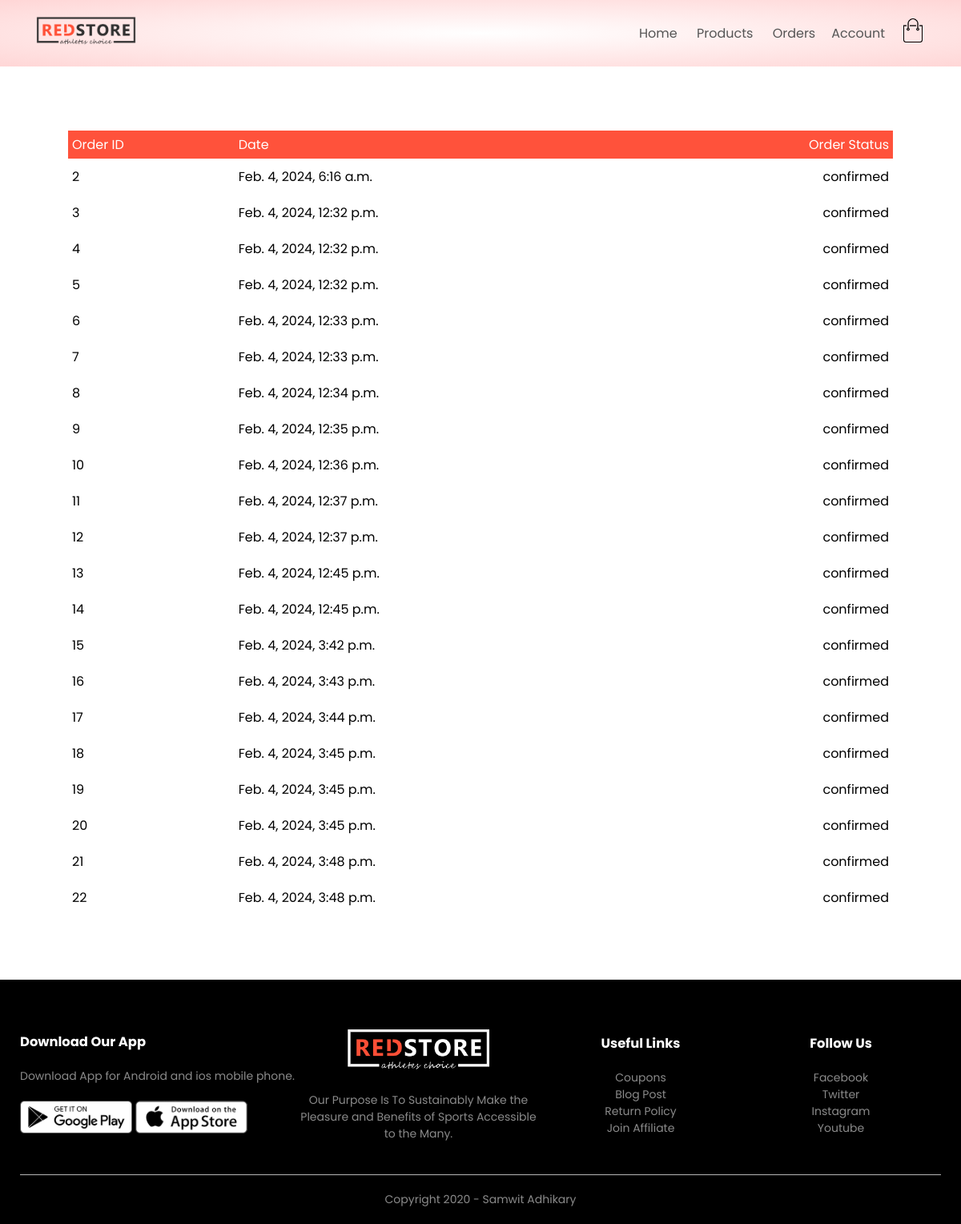
The app's page /order/orders (signed in) with its own data.
### orders/models.py (models this page shows)
class Order(models.Model):
	LIVE=1
	DELETE=0
	DELETE_CHOICES=((LIVE,'Live'),(DELETE,'Delete'))
	CART_STAGE=0
	ORDER_CONFIRMED=1
	ORDER_PROCESSED=2
	ORDER_REJECTED=4
	ORDER_DELIVERED=3
	id = models.AutoField(primary_key=True)
	owner=models.ForeignKey(Customer,on_delete=models.SET_NULL,null=True,related_name='orders')
	elete_status=models.IntegerField(choices=DELETE_CHOICES,default=LIVE)
	created_at=models.DateTimeField(auto_now_add=True)
	updated_at=models.DateTimeField(auto_now=True)
	STATUS_CHOICE=(
			(ORDER_PROCESSED,'ORDER_PROCESSED'),
			(ORDER_REJECTED,'ORDER_REJECTED'),
			(ORDER_DELIVERED,'ORDER_DELIVERED'),
			(ORDER_CONFIRMED,'ORDER_CONFIRMED')
		)
	order_status=models.IntegerField(choices=STATUS_CHOICE,default=CART_STAGE)

### orders/views.py (the view)
# urls.py: path('orders', views.show_orders, name='orders'),
@login_required(login_url='account')
def show_orders(request):
    user = request.user
    customer, created = Customer.objects.get_or_create(user=user)
    all_orders=Order.objects.filter(owner=customer).exclude(order_status=Order.CART_STAGE)
    context={'orders':all_orders}
    return render(request, 'orders.html', context)

### orders/templatetags/get_status.py (called while the page is built)
@register.simple_tag(name='get_status')
def get_status(status):
	status=status-1
	status_array=['confirmed','processed','delivered','rejected']
	return status_array[status]

### templates/orders.html
{% extends 'blank_layout.html' %}
{% block content %}
{% if error_messages %}
    {% for message in messages %}
        <li CLASS="{{message.tags}}">{{message}}</li>
    {% endfor %}
{% else %}
 {% include 'order_container.html' %}
{% endif %}
{% endblock content %}

### templates/order_container.html
{% load get_status %}
<div class="small-container cart-page">
    {% if orders %}
    <table>
        <tbody>
            <tr>
                <th>Order ID</th>
                <th>Date</th>
                <th>Order Status</th>
            </tr>
        {% for orders in orders %}
            <tr>
                <td>{{orders.id}}</td>
                <td>{{orders.created_at}}</td>
                <td>{% get_status orders.order_status %}</td>
            </tr>
        {% endfor %}
        </tbody>
    </table>
    {% else %}
    <p>Empty</p>
    {% endif %}
</div>

### ecommerce/static/css/style.css (style rules this page uses)
* { margin: 0; padding: 0; box-sizing: border-box; }
body { font-family: 'Poppins', sans-serif; }
.small-container { max-width: 1080px; margin: auto; padding-left: 25px; padding-right: 25px; }
.cart-page { margin: 80px auto; }
table { width: 100%; border-collapse: collapse; }
th { text-align: left; padding: 5px; color: #fff; background: #ff523b; font-weight: normal; }
td { padding: 10px 5px; }
td:last-child { text-align: right; }
th:last-child { text-align: right; }

### records on screen
Order: id "2", created_at "Feb. 4, 2024, 6:16 a.m.", order_status "confirmed"
Order: id "3", created_at "Feb. 4, 2024, 12:32 p.m.", order_status "confirmed"
Order: id "4", created_at "Feb. 4, 2024, 12:32 p.m.", order_status "confirmed"
Order: id "5", created_at "Feb. 4, 2024, 12:32 p.m.", order_status "confirmed"
Order: id "6", created_at "Feb. 4, 2024, 12:33 p.m.", order_status "confirmed"
Order: id "7", created_at "Feb. 4, 2024, 12:33 p.m.", order_status "confirmed"
Order: id "8", created_at "Feb. 4, 2024, 12:34 p.m.", order_status "confirmed"
Order: id "9", created_at "Feb. 4, 2024, 12:35 p.m.", order_status "confirmed"
Order: id "10", created_at "Feb. 4, 2024, 12:36 p.m.", order_status "confirmed"
Order: id "11", created_at "Feb. 4, 2024, 12:37 p.m.", order_status "confirmed"
Order: id "12", created_at "Feb. 4, 2024, 12:37 p.m.", order_status "confirmed"
Order: id "13", created_at "Feb. 4, 2024, 12:45 p.m.", order_status "confirmed"
Order: id "14", created_at "Feb. 4, 2024, 12:45 p.m.", order_status "confirmed"
Order: id "15", created_at "Feb. 4, 2024, 3:42 p.m.", order_status "confirmed"
Order: id "16", created_at "Feb. 4, 2024, 3:43 p.m.", order_status "confirmed"
Order: id "17", created_at "Feb. 4, 2024, 3:44 p.m.", order_status "confirmed"
Order: id "18", created_at "Feb. 4, 2024, 3:45 p.m.", order_status "confirmed"
Order: id "19", created_at "Feb. 4, 2024, 3:45 p.m.", order_status "confirmed"
Order: id "20", created_at "Feb. 4, 2024, 3:45 p.m.", order_status "confirmed"
Order: id "21", created_at "Feb. 4, 2024, 3:48 p.m.", order_status "confirmed"
Order: id "22", created_at "Feb. 4, 2024, 3:48 p.m.", order_status "confirmed"
